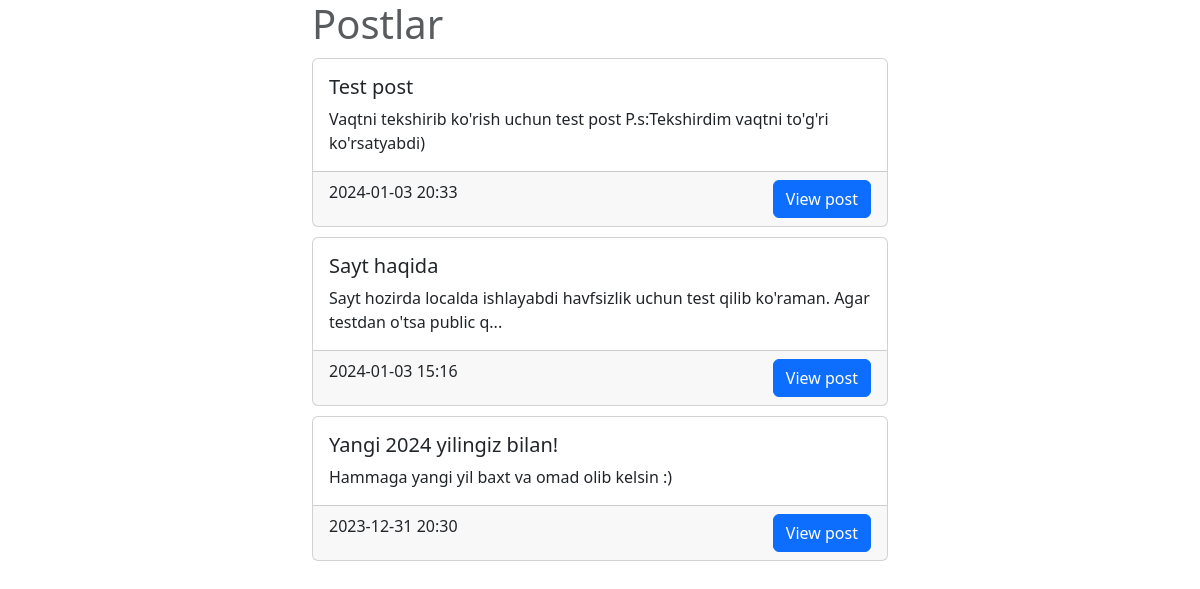
The page / on the database its author committed.
### main.py (models this page shows)
class Blog(db.Model):
    id = db.Column(db.Integer, primary_key=True)
    title = db.Column(db.String(100), nullable=False)
    text = db.Column(db.String(255), nullable=False)
    created_at = db.Column(db.DateTime, default=datetime.utcnow() + timedelta(hours=5))

### main.py (the view)
    @app.route("/")
    def index():
        articles = Blog.query.all()
        return render_template("index.html", name="test", articles=articles)

### templates/index.html (shortened to what this page needs)
{%extends 'base.html'%}
{%block content%}
<h1 class="text-body-secondary">Postlar</h1>
{% for article in articles[::-1] %}
<div class="card" style="width: 100%; margin-bottom: 10px; margin-top: 10px;">
  <div class="card-body">
    <h5 class="card-title">{{article.title}}</h5>
    <p class="card-text">{{ article.text|truncate(100, True, '...') }}</p>
  </div>
  <div class="card-footer d-flex flex-row justify-content-between">
    <span>{{ article.created_at.strftime('%Y-%m-%d %H:%M') }}</span>
    <a href="{{ url_for('view', article_id=article.id) }}" class="btn btn-primary">View post</a>
  </div>
</div>
{% endfor %}
{%endblock%}

### templates/base.html (shortened to what this page needs)
<!DOCTYPE html>
<html lang="en">
<head>
  <link href="https://cdn.jsdelivr.net/npm/bootstrap@5.3.2/dist/css/bootstrap.min.css" rel="stylesheet"
>
</head>
<body>
  <div class="container w-50">
    {%block content%}{%endblock%}
  </div>
</body>
</html>

### rows shown on the page
Blog: title "Test post", text "Vaqtni tekshirib ko'rish uchun test post P.s:Tekshirdim vaqtni to'g'ri ko'rsatyabdi)", created_at "2024-01-03 20:33"
Blog: title "Sayt haqida", text "Sayt hozirda localda ishlayabdi havfsizlik uchun test qilib ko'raman. Agar testdan o'tsa public q...", created_at "2024-01-03 15:16"
Blog: title "Yangi 2024 yilingiz bilan!", text "Hammaga yangi yil baxt va omad olib kelsin :)", created_at "2023-12-31 20:30"
